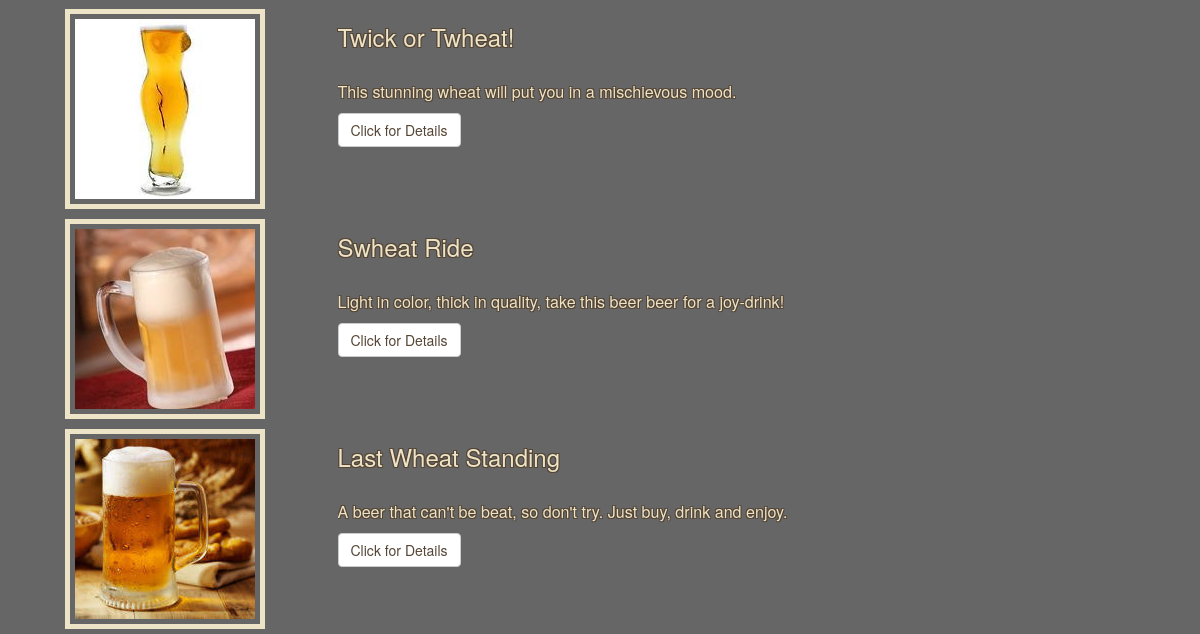
The app's page /beers (lower part), older data.
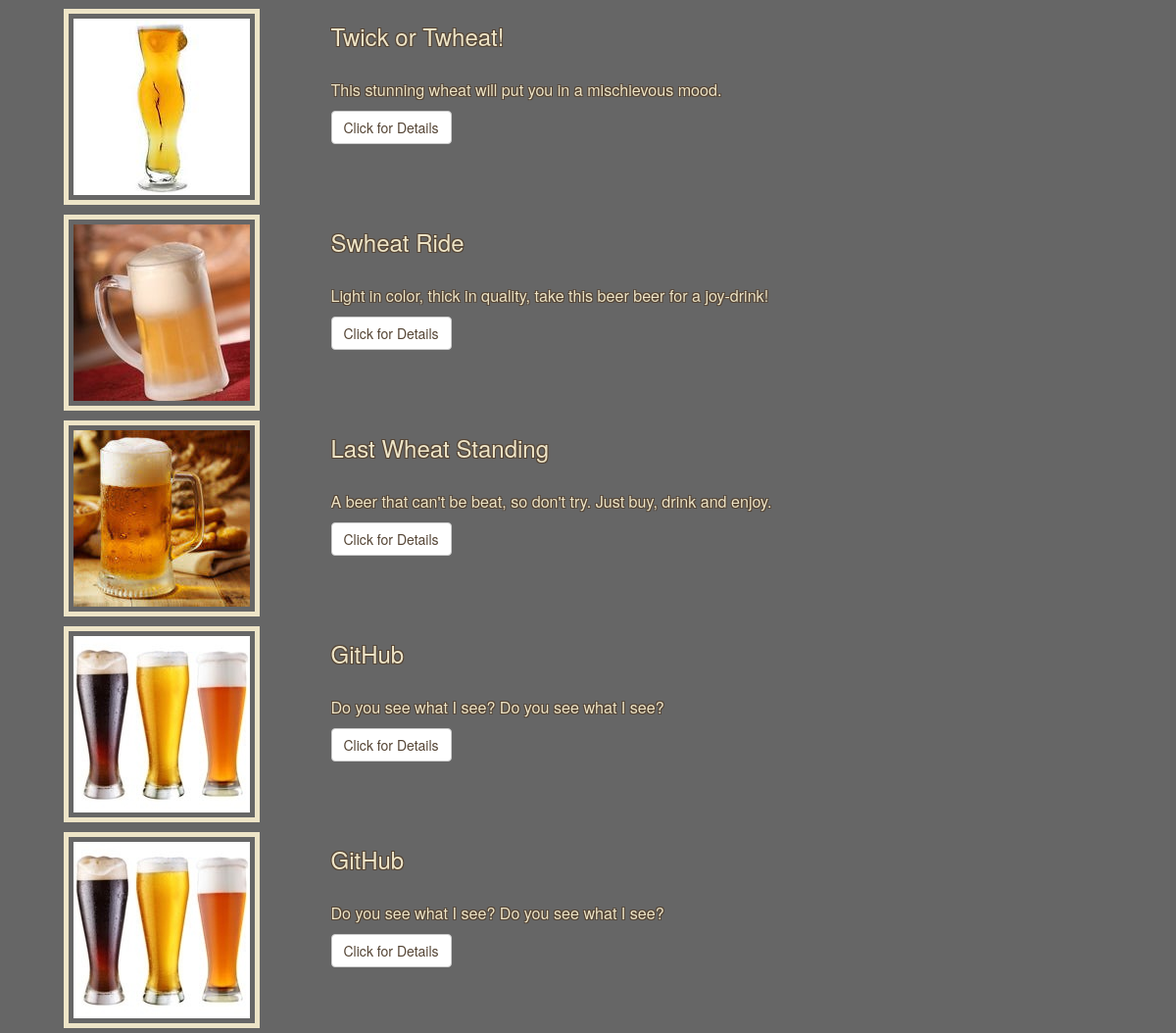
The same page, newer data.
### database_setup.py (models this page shows, shortened)
class Item(Base):
    __tablename__ = 'items'
    id = Column(Integer, primary_key=True)
    name = Column(String(50), nullable=False)
    description = Column(String(500))
    picture_path = Column(String(250))
    price = Column(String(10))
    ibu = Column(String(3))
    abv = Column(String(3))
    category_id = Column(Integer, ForeignKey('categories.id'))
    category = relationship(Category)
    user_id = Column(Integer, ForeignKey('users.id'))
    user = relationship(User)

### main.py (the view)
@app.route('/') # GET - Landing page, directs routes to /beer
@app.route('/beers') # GET - List of all beer
def showAllBeers():
    categories = session.query(Category).order_by(asc(Category.name))
    query = session.query(Item)
    category_id_filter = request.args.get('category_id')
    category_name = None
    if category_id_filter is not None:
        query = query.filter(Item.category_id == int(category_id_filter))
        category_name = session.query(Category).filter(Category.id == int(category_id_filter)).first().name
    print (query)
    items = query.all()
    print (login_session)
    return render_template('showAllBeers.html', categories=categories, items=items,
                            Item=Item, category_name=category_name, isLoggedIn=isLoggedIn(), isOwner=isOwner)

### main.py (called while the page is built)
def isLoggedIn():
    return 'username' in login_session

### templates/showAllBeers.html (shortened to what this page needs)
{% extends "main.html" %}
{% block content %}
    <br>
    <br>
    <br>
    {% for item in items %}
    <div class="col-md-12 list_of_beers">
        <div class="col-md-3">
            <img src="{{item.picture_path}}" alt="Image of a Beer.">
        </div>
        <div class="col-md-8">
            <h3>{{item.name}}</h3>
            <br>
            <p class="truncate">{{item.description}}</p>
            <a href="{{url_for('showSpecificBeer', item_id = item.id)}}"><p class="btn btn-default">Click for Details</p></a>
            <br>
        </div>
    </div>
    {% endfor %}
{% endblock %}

### templates/main.html (shortened to what this page needs)
<!DOCTYPE html>
<html lang="en">
    <head>
        <link rel="stylesheet" href="//netdna.bootstrapcdn.com/bootstrap/3.1.1/css/bootstrap.min.css">
        <link rel=stylesheet type=text/css href="{{ url_for('static', filename='styles.css') }}">
    </head>
    <body>
        <div class="container">
            {% block content %}{% endblock %}
        </div>
    </body>
</html>

### static/styles.css (style rules this page uses)
body { background-image: linear-gradient(to bottom, rgba(0,0,0,0.6) 0%,rgba(0,0,0,0.6) 100%), url(../static/images/groucho_beer_2.jpg); background-repeat: no-repeat; background-attachment: fixed; }
img { max-width: 100%; max-height: 100%; padding: 5px; margin: 5px; border: 5px solid #ede4c7; }
p.btn { color: #554535; text-shadow: none; }
.truncate { max-height: 80px; max-width: 250ch; white-space: nowrap; overflow: hidden; text-overflow: ellipsis; }

Row changes from the older to the newer data that the page shows:
added Item: picture_path (picture), name "GitHub", description "Do you see what I see? Do you see what I see?"
added Item: picture_path (picture), name "GitHub", description "Do you see what I see? Do you see what I see?"
